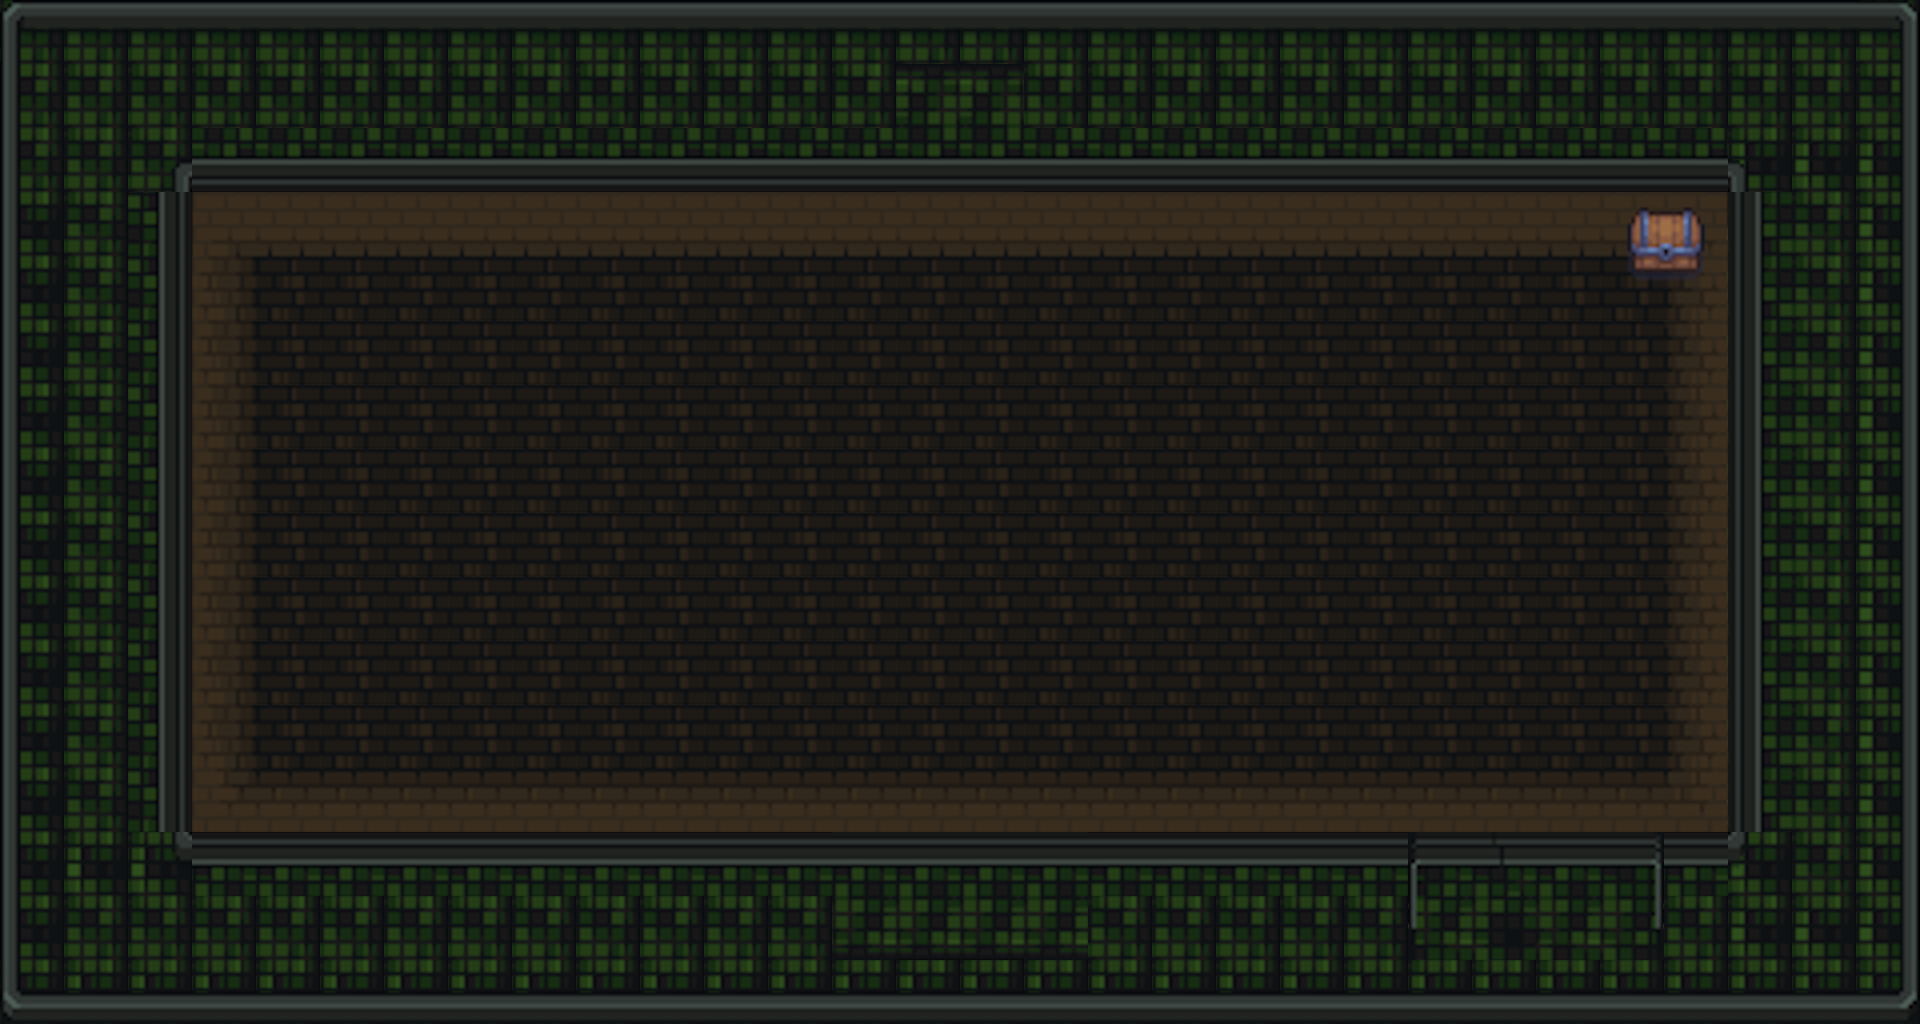

A level layout from a 2D game, rendered from its tile map. Below: a short description, then the map file with tile-grid data replaced by summaries:
An orthogonal 30x16 tile map with 64x64 px tiles, 5 tile layers (doors, mapa, corners, Tile Layer 5, ...), 4 tilesets and 6 objects (2x 1, 2x Skeleton_Archer, chest, Orc).

<map version="1.10" tiledversion="1.11.2" orientation="orthogonal" renderorder="right-down" width="30" height="16" tilewidth="64" tileheight="64" infinite="0" nextlayerid="12" nextobjectid="26">
 <tileset firstgid="1" source="../tilesets/floorwalls.tsx" />
 <tileset firstgid="494" source="../tilesets/animaitons.tsx" />
 <tileset firstgid="614" source="../tilesets/objects_random.tsx" />
 <tileset firstgid="866" source="../tilesets/map_02.tsx" />
 <layer id="5" name="doors" width="30" height="16">
  <properties>
   <property name="door" type="bool" value="true" />
   <property name="solid" type="bool" value="true" />
  </properties>
  <data>[480 cells, 4 non-empty, 4 distinct tile ids]</data>
 </layer>
 <layer id="1" name="mapa" width="30" height="16">
  <data>[480 cells, 258 non-empty, 13 distinct tile ids]</data>
 </layer>
 <layer id="4" name="corners" width="30" height="16">
  <properties>
   <property name="solid" type="bool" value="true" />
  </properties>
  <data>[480 cells, 182 non-empty, 2 distinct tile ids]</data>
 </layer>
 <layer id="11" name="Tile Layer 5" width="30" height="16">
  <data>[480 cells, 162 non-empty, 14 distinct tile ids]</data>
 </layer>
 <layer id="9" name="objects" width="30" height="16">
  <data>[480 cells, 12 non-empty, 12 distinct tile ids]</data>
 </layer>
 <objectgroup id="10" name="chest">
  <object id="20" name="chest" x="1526" y="184" width="202" height="174">
   <properties>
    <property name="items" value="HealthPotion" />
   </properties>
  </object>
 </objectgroup>
 <objectgroup id="2" name="gateways">
  <object id="21" name="1" x="1471.06" y="857.117" width="58" height="64">
   <properties>
    <property name="target" type="int" value="1" />
   </properties>
  </object>
  <object id="22" name="1" x="1535.06" y="857.117" width="64" height="64">
   <properties>
    <property name="target" type="int" value="1" />
   </properties>
  </object>
 </objectgroup>
 <objectgroup id="8" name="npcs">
  <object id="23" name="Orc" x="693.298" y="509.101">
   <properties>
    <property name="maxHp" type="int" value="20" />
   </properties>
   <point />
  </object>
  <object id="24" name="Skeleton_Archer" x="624.223" y="301.879">
   <properties>
    <property name="maxHp" type="int" value="15" />
   </properties>
   <point />
  </object>
  <object id="25" name="Skeleton_Archer" x="373.511" y="593.524">
   <properties>
    <property name="maxHp" type="int" value="15" />
   </properties>
   <point />
  </object>
 </objectgroup>
</map>
